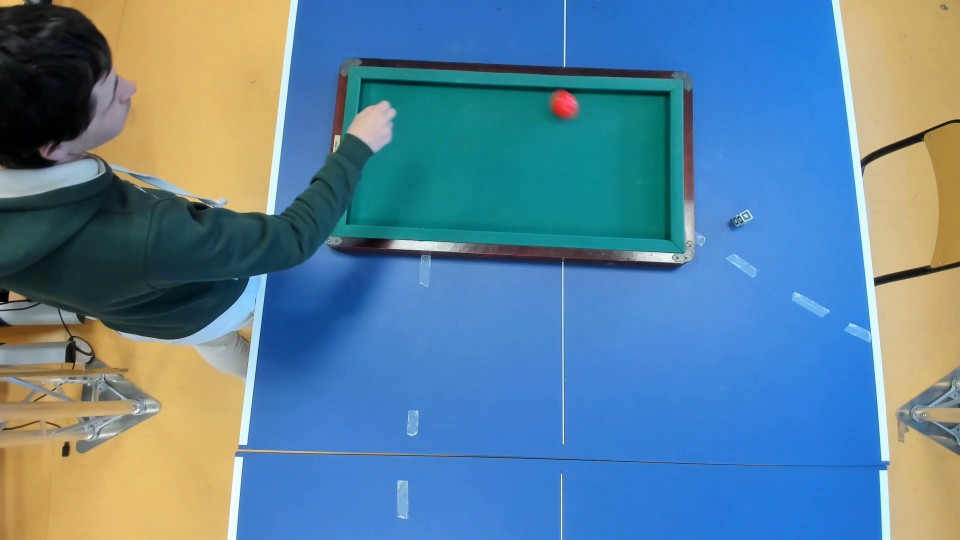
#> input picture frame 8 of Code/Tracking/coup_1_trimmed.mp4, 1920 x 1080 px (shown at 1/2 size)
$ python analysePrecisionTracking.py
#> lines starting #> are read from the running program, lines starting #| are printed output that depends on the picture; after the words box and inside, x2 and y2 are one past the last pixel; in counts of white or black regions, pixels touching at a corner belong together
#> in compErrVit, frame is the input picture: shape (1080, 1920, 3); mean B, G, R 155.1, 130.6, 91.5
### Code/Tracking/ModuleTracking.py
# -*- coding: utf-8 -*-
"""

Module tracking

@author Baptiste Perreyon, Guillaume Pacsek

"""

from collections import deque
import numpy as np
import cv2
import json
import SubImMoy


"""
## Fonction de tracking

@params camera : objet VideoCapture qui peut venir d'un fichier vidéo ou d'une caméra
        typeSoustraction : trois valeurs possibles : 0 - pas de soustraction
                                                     1 - soustraction d'une image fixe
                                                     2 - soustraction d'image moyenne
"""
# [119 lines left out: function tracking, not called in this run]

def trackingBillard(frame,upper,lower):
    #cv2.imshow('frame',frame)
    #floutage pour éliminer les effets des hautes fréquences
#> called with upper = (9, 255, 255), lower = (0, 166, 197)
    blurred=cv2.GaussianBlur(frame,(5,5),0)
    #convert to hsv
    hsv=cv2.cvtColor(blurred,cv2.COLOR_BGR2HSV)
#> hsv: shape (1080, 1920, 3); mean H, S, V 82.5, 156.1, 178.6
    #construction du masque de couleur
    mask=cv2.inRange(hsv,lower,upper)
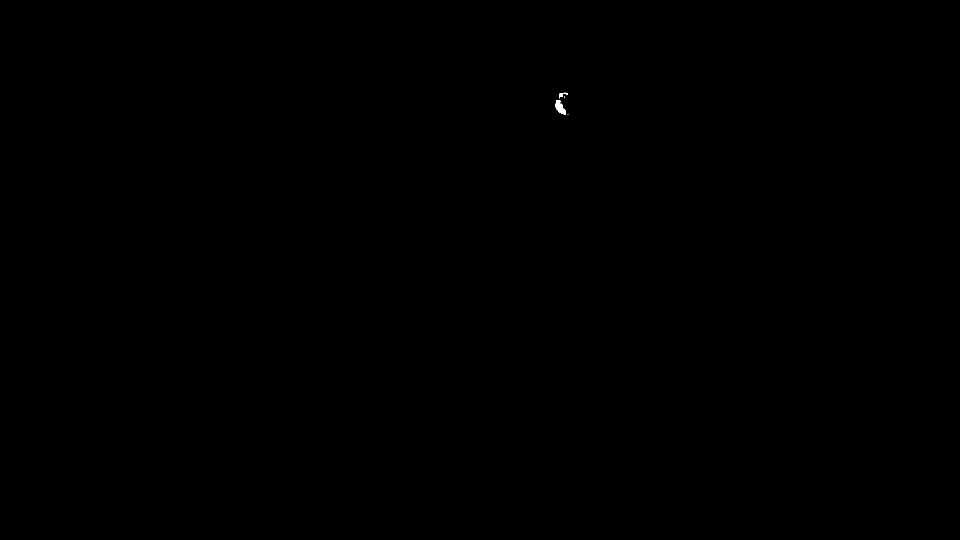
#> mask: shape (1080, 1920) (shown at 1/2 size); 0.02% white; 5 white regions (3 under 20 px)

    #recherche de contour
    cnts = cv2.findContours(mask.copy(),cv2.RETR_EXTERNAL,cv2.CHAIN_APPROX_SIMPLE)[-2]
#> cnts = 5 contours, 3 with area under 20; largest, box (x1, y1, x2, y2) and area: (1110, 200, 1132, 229) 317, (1118, 185, 1136, 197) 55
    center = None


    #si on a trouvé des contours, on trouve le plus grand et on en déduit le centre cercle ausculateur
    if len(cnts):
        #imcont2=cv2.drawContours(frame, cnts, -1, (0,255,0), 1 )
        #cv2.imshow("Contours sélectionnés",imcont2)

        c = max(cnts, key=cv2.contourArea)
#> c = contour of 41 points, box (x1, y1, x2, y2) (1110, 200, 1132, 229), area 317
        ((x,y),radius)= cv2.minEnclosingCircle(c)
#> x = 1121.5; y = 214.5; radius = 16.51

        if 5<radius<15:
            center = (int(x),int(y))
    return center

"""
## Récupérer les paramètres de tracking dans un fichier JSON

@params typeSoustraction : indique le type de soustraction utilisée pour le tracking et donc le fichier à ouvrir
@return upper : borne supérieure dans l'espace de couleur HSV dans laquelle on va rechercher la balle
        lower : borne inférieure dans l'espace de couleur HSV dans laquelle on va rechercher la balle
        tailleIntervalle : dans le cas d'une soustraction de l'image moyenne (typeSoustraction=2), taille de l'intervalle de calcul de l'image moyenne
"""
# [12 lines left out: function getParameters, not called in this run]


### Code/Tracking/analysePrecisionTracking.py
# -*- coding: utf-8 -*-
"""
Created on Tue Mar 29 14:02:47 2022

@author: Guillaume
"""
import matplotlib.pyplot as plt
import cv2
import ModuleTracking
import numpy as np
import scipy.stats as ss


def compErrVit(file):

    #initialisation listes tracking
    liste_x_trackee = []
    liste_y_trackee = []

    #ouverture de la vidéo
    video = cv2.VideoCapture(file+".mp4")

    lower = (0, 166, 197)
    upper = (9, 255, 255)
    cv2.waitKey(1)

    fps = 30
    nFrame = 0
    listeDetection = []
    while True:
        grabbed , frame = video.read()
        if frame is None:
            break

        center = ModuleTracking.trackingBillard(frame,upper,lower)
        if not(center is None):
            liste_x_trackee.append(center[0])
            liste_y_trackee.append(center[1])
            listeDetection.append(nFrame) #permet de calculer les erreurs , si détection
        else:
            print(nFrame)
            cv2.imshow("Frame manquee",frame)
            cv2.waitKey(1000)

        nFrame+=1
        cv2.waitKey(1)

    #ouverture du fichier texte
    f = open(file+".txt",'r',encoding="utf-8")
    stringFile = f.read()
    f.close()

    #conversion en tableau
    listeFile = stringFile.split("\n")
    for i in range(len(listeFile)):
        listeFile[i] =listeFile[i].split(";")

    #création des listes de coordonnées
    liste_x_pointee=[]
    liste_y_pointee=[]
    for elt in listeFile[2:-1]: #on supprime les 2 premières lignes: texte
        liste_x_pointee.append(float(elt[1]))
        liste_y_pointee.append(float(elt[2]))
    vitesse=[]
    for i in range(len(liste_x_pointee)-1):
        vitesse.append(np.sqrt((liste_x_pointee[i+1]-liste_x_pointee[i])**2+(liste_y_pointee[i+1]-liste_y_pointee[i])**2))

    liste_erreurs=[]
    for i in range(len(listeDetection)):
        liste_erreurs.append(np.sqrt((liste_x_pointee[listeDetection[i]]-liste_x_trackee[i])**2+(liste_y_pointee[listeDetection[i]]-liste_y_trackee[i])**2))

    return vitesse,liste_erreurs[:-1]

allSpeed=[]
allError=[]
files = list(range(1,13))
files.pop(9)
for num in files:
    vit, err = compErrVit("coup_"+str(num)+"_trimmed")
    allSpeed+=vit
    allError+=err

plt.figure("Erreur en fonction de la vitesse")
plt.plot(allSpeed,allError,"x",color="orange")

lr = ss.linregress(allSpeed,allError)
pente = lr.slope
ordoneeOrigine = lr.intercept
R2 = lr.rvalue

x = list(range(int(min(allSpeed)),int(max(allSpeed)),1))
y = [pente*abscisse+ordoneeOrigine for abscisse in x]
#plt.plot(x,y,'blue')

objectif = 7.7
yobj = objectif * np.ones((int(max(allSpeed)),1))
plt.plot(x,yobj,color="red",linestyle='--')

#plt.title("err = "+str(round(pente,2))+"*vit + "+str(round(ordoneeOrigine,2))+" ; R^2 ="+str(round(R2,4)))
plt.xlabel("Vitesse (px/s)")
plt.ylabel("Erreur de tracking (px)")
plt.grid(True)
